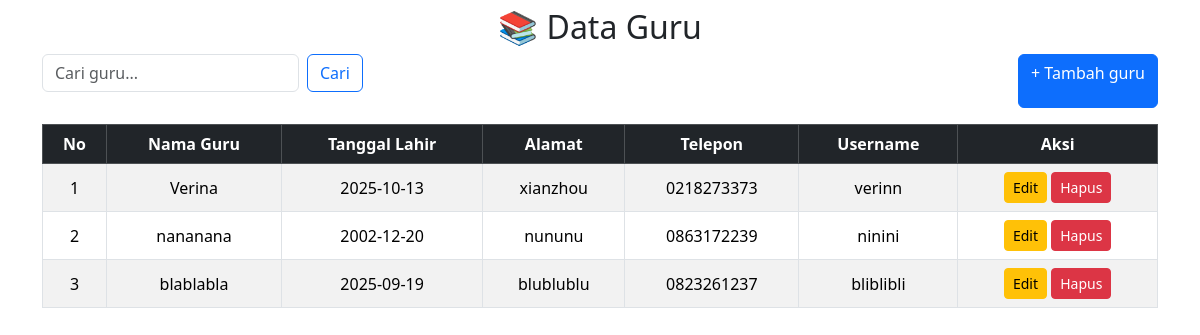
The app's page /admin/guru2.php with its own data.
### tables this page shows
CREATE TABLE `guru` (
  `id_guru` int NOT NULL,
  `nama_guru` varchar(100) NOT NULL,
  `tgl_lahir` date NOT NULL,
  `alamat` text NOT NULL,
  `telp` varchar(15) NOT NULL,
  `username` varchar(20) NOT NULL,
  `password` varchar(35) NOT NULL
);

### admin/guru2.php (the view, shortened to what this page needs)
<?php
include "koneksi.php";
$cari = "";
if (isset($_GET['cari']) && $_GET['cari'] != "") {
    $cari = $_GET['cari'];
    $result = mysqli_query($koneksi, "SELECT * FROM guru
                                      WHERE nama_guru LIKE '%$cari%'
                                      ORDER BY id_guru DESC");
} else {
    $result = mysqli_query($koneksi, "SELECT * FROM guru ORDER BY id_guru DESC");
}
?>
<link href="https://cdn.jsdelivr.net/npm/bootstrap@5.3.3/dist/css/bootstrap.min.css" rel="stylesheet">
<div class="container mt-2">
    <h2 class="mb-2 text-center">📚 Data Guru</h2>
    <div class="d-flex justify-content-between mb-3">
        <form class="d-flex" method="get" action="">
            <input class="form-control me-2" type="search" name="cari" placeholder="Cari guru..." value="<?= htmlspecialchars($cari) ?>">
            <button class="btn btn-outline-primary" type="submit">Cari</button>
        </form>
        <a href="guru_tambah.php" class="btn btn-primary">+ Tambah guru</a>
    </div>
    <div class="table-responsive">
        <table class="table table-bordered table-striped table-hover align-middle text-center">
            <thead class="table-dark">
                <tr>
                    <th>No</th>
                    <th>Nama Guru</th>
                    <th>Tanggal Lahir</th>
                    <th>Alamat</th>
                    <th>Telepon</th>
                    <th>Username</th>
                    <th>Aksi</th>
                </tr>
            </thead>
            <tbody>
            <?php
            $no = 1;
            if (mysqli_num_rows($result) > 0) {
                while ($row = mysqli_fetch_assoc($result)) { ?>
                    <tr>
                        <td><?= $no++ ?></td>
                        <td><?= $row['nama_guru'] ?></td>
                        <td><?= $row['tgl_lahir'] ?></td>
                        <td><?= $row['alamat'] ?></td>
                        <td><?= $row['telp'] ?></td>
                        <td><?= $row['username'] ?></td>
                        <td>
                            <a href="guru_edit.php?id=<?= $row['id_guru'] ?>" class="btn btn-sm btn-warning">Edit</a>
                            <a href="guru_hapus.php?id=<?= $row['id_guru'] ?>"
                               class="btn btn-sm btn-danger"
                               onclick="return confirm('Yakin ingin menghapus data guru ini?')">Hapus</a>
                        </td>
                    </tr>
            <?php }
            } else { ?>
                <tr>
                    <td colspan="4" class="text-center text-muted">⚠ Data tidak ditemukan</td>
                </tr>
            <?php } ?>
            </tbody>
        </table>
    </div>
</div>

### records on screen
guru: nama_guru "Verina", tgl_lahir "2025-10-13", alamat "xianzhou", telp "0218273373", username "verinn"
guru: nama_guru "nananana", tgl_lahir "2002-12-20", alamat "nununu", telp "0863172239", username "ninini"
guru: nama_guru "blablabla", tgl_lahir "2025-09-19", alamat "blublublu", telp "0823261237", username "bliblibli"
